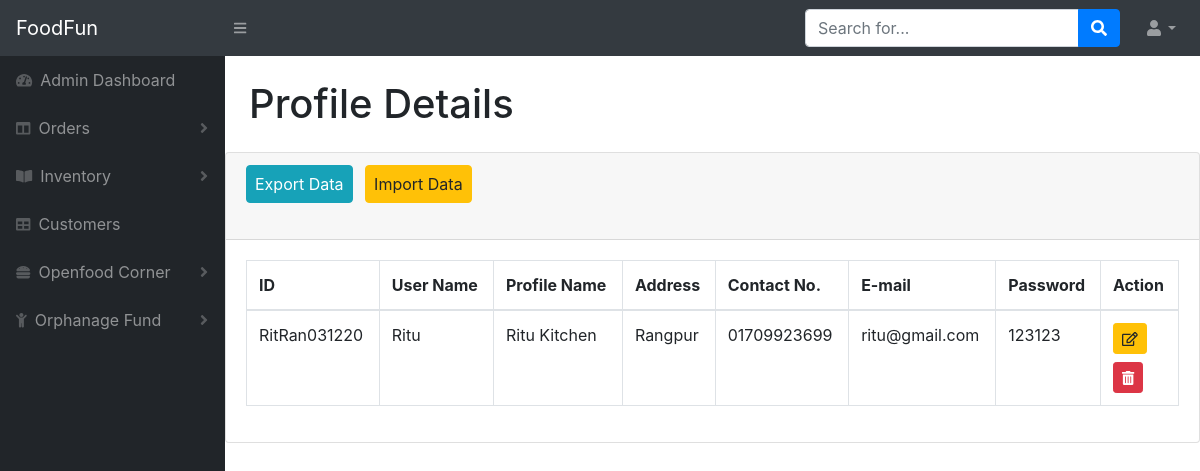
The page /Online_restaurant/Restuproject/admin/view-openfood.php on the database its author committed.
### tables this page shows
CREATE TABLE IF NOT EXISTS `openfood` (
  `id` varchar(50) NOT NULL,
  `username` varchar(50) NOT NULL,
  `profileName` varchar(50) NOT NULL,
  `address` varchar(50) NOT NULL,
  `phnNo` varchar(50) NOT NULL,
  `email` varchar(50) NOT NULL,
  `profileImg` varchar(50) NOT NULL,
  `foodImg1` varchar(50) NOT NULL,
  `foodImg2` varchar(50) NOT NULL,
  `foodImg3` varchar(50) NOT NULL,
  `password` varchar(30) DEFAULT NULL
);

### Online_restaurant/Restuproject/admin/view-openfood.php (the view, shortened to what this page needs)
<?php
$servername = 'localhost';
$username='root';
$password='';
$dbname='restaurantdb';
$con=mysqli_connect($servername, $username, $password, $dbname);
$sql= "SELECT * FROM `openfood` ";
$querydisplay=mysqli_query($con,$sql);
 ?>
<!DOCTYPE html>
<html lang="en">
    <head>
        <link href="styles.css" rel="stylesheet" />
        <link href="https://cdn.datatables.net/1.10.20/css/dataTables.bootstrap4.min.css" rel="stylesheet" />
    </head>
    <body class="sb-nav-fixed">
       <nav class="sb-topnav navbar navbar-expand navbar-dark bg-dark">
            <a class="navbar-brand" href="#">FoodFun</a>
            <button class="btn btn-link btn-sm order-1 order-lg-0" id="sidebarToggle" href="#"><i class="fas fa-bars"></i></button>
            <form class="d-none d-md-inline-block form-inline ml-auto mr-0 mr-md-3 my-2 my-md-0">
                <div class="input-group">
                    <input class="form-control" type="text" placeholder="Search for..." aria-label="Search" aria-describedby="basic-addon2" />
                    <div class="input-group-append">
                        <button class="btn btn-primary" type="button"><i class="fas fa-search"></i></button>
                    </div>
                </div>
            </form>
            <ul class="navbar-nav ml-auto ml-md-0">
                <li class="nav-item dropdown">
                    <a class="nav-link dropdown-toggle" id="userDropdown" href="#" role="button" data-toggle="dropdown" aria-haspopup="true" aria-expanded="false"><i class="fas fa-user fa-fw"></i></a>
                </li>
            </ul>
        </nav>
        <div id="layoutSidenav">
            <div id="layoutSidenav_nav">
                <nav class="sb-sidenav accordion sb-sidenav-dark" id="sidenavAccordion">
                    <div class="sb-sidenav-menu">
                        <div class="nav">
                            <a class="nav-link" href="admin-panel.php">
                                <div class="sb-nav-link-icon"><i class="fas fa-tachometer-alt"></i></div>
                                Admin Dashboard
                            </a>
                            <a class="nav-link collapsed" href="#" data-toggle="collapse" data-target="#collapseLayouts" aria-expanded="false" aria-controls="collapseLayouts">
                                <div class="sb-nav-link-icon"><i class="fas fa-columns"></i></div>
                                Orders
                                <div class="sb-sidenav-collapse-arrow"><i class="fas fa-angle-down"></i></div>
                            </a>
                            <a class="nav-link collapsed" href="#" data-toggle="collapse" data-target="#collapsePages" aria-expanded="false" aria-controls="collapsePages">
                                <div class="sb-nav-link-icon"><i class="fas fa-book-open"></i></div>
                                Inventory
                                <div class="sb-sidenav-collapse-arrow"><i class="fas fa-angle-down"></i></div>
                            </a>
                            <a class="nav-link" href="view-customer.php">
                                <div class="sb-nav-link-icon"><i class="fas fa-table"></i></div>
                                Customers
                            </a>
                            <a class="nav-link collapsed" href="view-openfood.php" data-toggle="collapse" data-target="#collapseLayouts" aria-expanded="false" aria-controls="collapseLayouts">
                                <div class="sb-nav-link-icon"><i class="fas fa-hamburger"></i></div>
                                Openfood Corner
                                <div class="sb-sidenav-collapse-arrow"><i class="fas fa-angle-down"></i></div>
                            </a>
                            <a class="nav-link collapsed" href="#" data-toggle="collapse" data-target="#collapseLayouts" aria-expanded="false" aria-controls="collapseLayouts">
                                <div class="sb-nav-link-icon"><i class="fas fa-child"></i></div>
                                Orphanage Fund
                                <div class="sb-sidenav-collapse-arrow"><i class="fas fa-angle-down"></i></div>
                            </a>
                        </div>
                    </div>
                </nav>
            </div>
            <div id="layoutSidenav_content">
                <main>
                    <div class="container-fluid">
                        <h1 class="mt-4 mb-4">Profile Details</h1>
                        </div>
                        <div class="card mb-4">
                            <div class="card-header">
                            <a href="export-openfood.php"> <button type="button" class="btn btn-info mb-4  mr-2 px-2" id="exportButton">   Export Data</button></a>
                            <a href="add-openfood.php"> <button type="button" class="btn btn-warning mb-4 pr-2 px-2" id="importButton">Import Data</button></a>
                            </div>
                            <div class="card-body">
                                <div class="table-responsive">
                                    <table class="table table-bordered" id="dataTable" width="100%" cellspacing="0">
                                        <thead>
                                            <tr>
                                                <th>ID</th>
                                                <th>User Name</th>
                                                <th>Profile Name</th>
                                                <th>Address</th>
                                                <th>Contact No.</th>
                                                <th>E-mail</th>
                                                <th>Password</th>
                                                <th>Action</th>
                                            </tr>
                                        </thead>
                                        <tbody>
                                        <?php
                                        while($result=mysqli_fetch_array($querydisplay))
                                        {
                                         ?>
                                          <tr>
                                            <td><?php echo $result['id']; ?></td>
                                            <td><?php echo $result['username']; ?></td>
                                            <td><?php echo $result['profileName']; ?></td>
                                            <td><?php echo $result['address']; ?></td>
                                            <td><?php echo $result['phnNo']; ?></td>
                                            <td><?php echo $result['email']; ?></td>
                                            <td><?php echo $result['password']; ?></td>
                                              <td>
                                                <form class="" action="edit-openfood.php" method="post">
                                                    <button type="submit" name="edit" class="btn btn-sm btn-warning"><i class="far fa-edit"></i></button>
                                                </form>
                                            <form class="" action="view-openfood.php" method="post">
                                              <button type="submit" name="delete" class="mt-2 btn btn-sm btn-danger"><i class="fas fa-trash-alt"></i></button>
                                            </form>
                                              </td>
                                          </tr>
                                        <?php
                                         }
                                         ?>
                                        </tbody>
                                    </table>
                                </div>
                            </div>
                        </div>
                    </div>
            </div>
    </body>
</html>

### rows shown on the page
openfood: id "RitRan031220", username "Ritu", profileName "Ritu Kitchen", address "Rangpur", phnNo "01709923699", email "ritu@gmail.com", password "123123"
